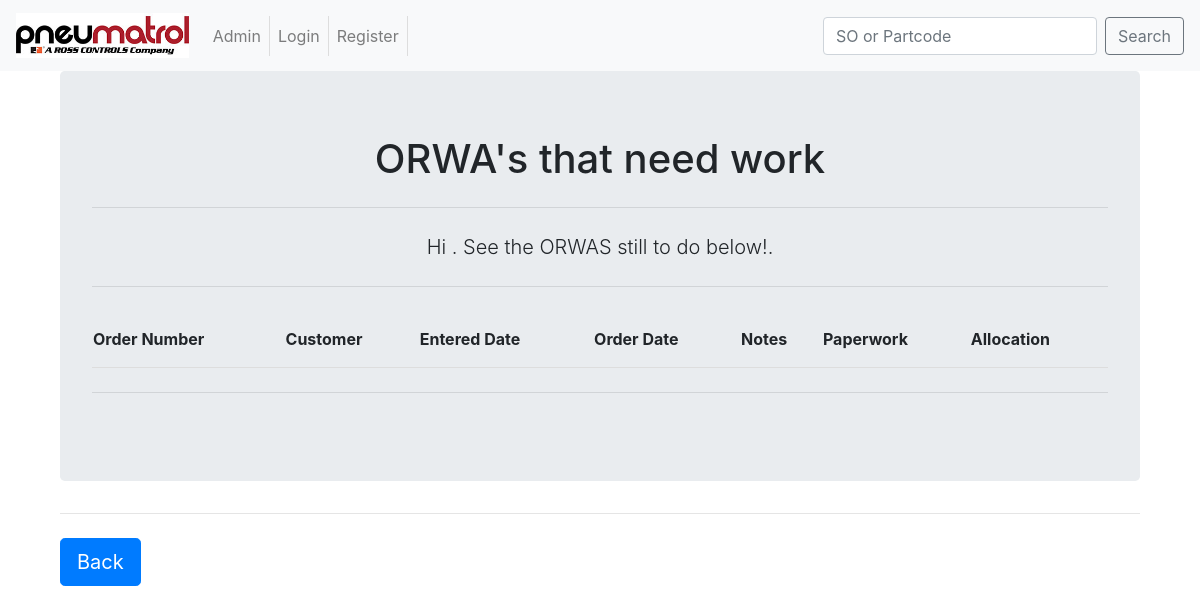
/ORWAapp/home/OpenOrders/, run on an earlier commit of the app's database.
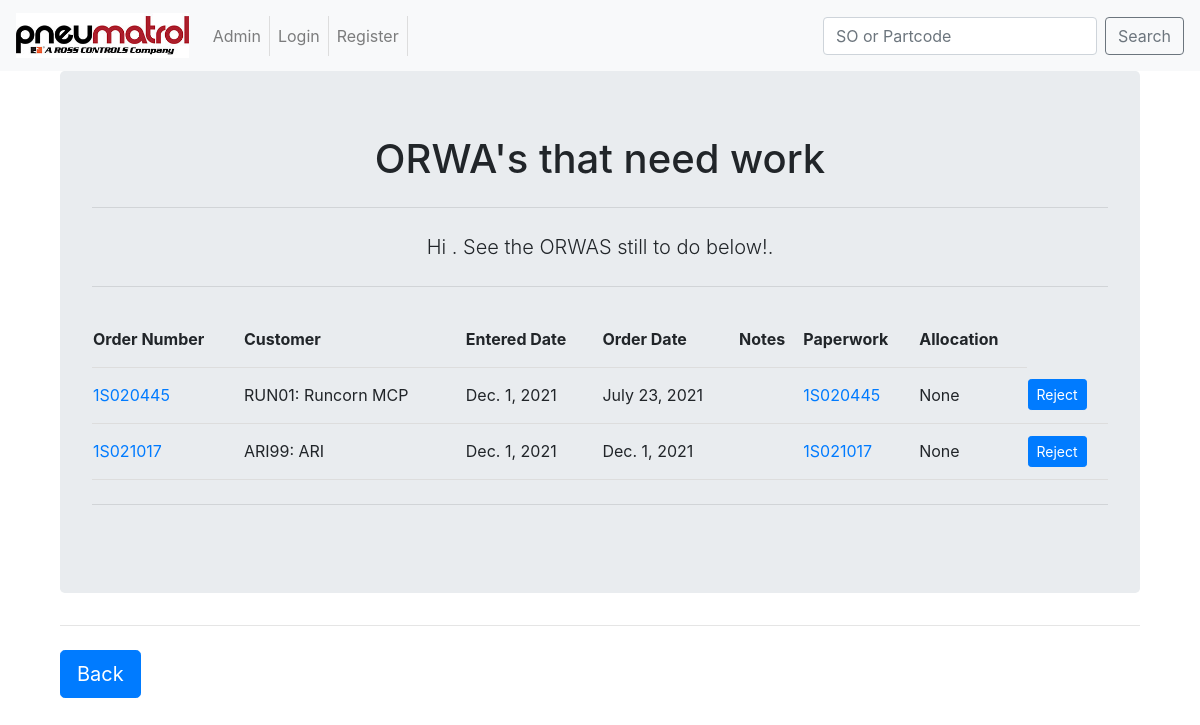
And on a later commit of the database.
### ORWAapp/models.py (models this page shows, shortened)
class SalesOrder(models.Model):
	order_number = models.CharField(max_length = 8, unique = True)
	customer = models.ForeignKey(Customers,
									on_delete = models.CASCADE,
									)
	entered_date = models.DateField(null = True, blank = True)
	order_date = models.DateField(help_text = "date on the paperwork")
	issue_date = models.DateField(null = True, blank = True)
	ORWA_lines = models.IntegerField(null = False, help_text= "number of lines that are an ORWA")
	reject_user = models.ForeignKey(User,
									on_delete = models.CASCADE,
									related_name='rejected_by',
									null=True,
									blank=True,
									)
	reject_date = models.DateField(null = True, blank = True)
	reject_note = models.TextField(max_length = 200,
								 	blank = True,
								 	)
	notes = models.TextField(blank = True)
	paperwork = models.FileField(upload_to = update_filename,
									blank = False,
									)
	allocated_to = models.ForeignKey(User,
									on_delete = models.CASCADE,
									null = True,
									blank = True,
									)
	class Meta:
		verbose_name_plural = "SalesOrders"

class Customers(models.Model):
	full_name = models.CharField(max_length=200,
								help_text='Customer Name',
								)
	account_name = models.CharField(max_length=6,
								unique=True,
								help_text='Account ref',
								)
	short_name = models.CharField(max_length=50,
								blank=True,
								null=True,
								)
	def __str__(self):
		return "%s: %s" % (self.account_name, self.short_name)
	class Meta:
		verbose_name_plural = "Customer"

### ORWAapp/views.py (the view)
# urls.py: path('home/OpenOrders/', views.OpenOrders, name = "OpenOrders"),
def OpenOrders(request):
    user = request.user.username
    salesdata = SalesOrder.objects.filter(issue_date__isnull=True).filter(reject_date__isnull=True)
    context = {
    'SalesOrder':salesdata,
    'insert_me':user,
    }
    return render(request,'ORWAapp/home/OpenOrders.html',context)

### templates/ORWAapp/home/OpenOrders.html (shortened to what this page needs)
<!DOCTYPE html>
{% extends "base.html" %}
	{% block body_block %}
		<div class="container">
			<div class="jumbotron">
			<center>
			<h1>ORWA's that need work</h1>
			<hr class="my-4">
				<p class="lead">Hi {{ insert_me }}. See the ORWAS still to do below!.  </p>
			<hr class="my-4">
				<table>
				    <tr>
				        <th>Order Number</th>
				        <th>Customer</th>
				        <th>Entered Date</th>
				        <th>Order Date</th>
				        <th>Notes</th>
				        <th>Paperwork</th>
				        <th>Allocation</th>
				    </tr>
					    {% for od in SalesOrder %}
				    <tr>
	            		<td><a href="{% url 'ORWAapp:OrderDetail' od.order_number %}">{{ od.order_number }}</a></td>
				        <td>{{ od.customer }}</td>
				        <td>{{ od.entered_date }}</td>
				        <td>{{ od.order_date }}</td>
				        <td>{{ od.notes }}</td>
				        <td><a href="/media/{{ od.paperwork }}" target="_blank">{{ od.order_number }}</a></td>
				        <td>{{ od.allocated_to }}</td>
				        <td><a class="btn btn-primary btn-sm" href="{% url 'ORWAapp:Reject' od.order_number %}">Reject</a>
				    </tr>
					    {% endfor %}
				</table>
				<hr class="my-4">
		</center>
		</div>
		<hr class="my-4">
		<a class="btn btn-primary btn-lg" href="{% url 'ORWAapp:home' %}" role="button">Back</a>
		</div>
	{% endblock %}

What changed in the data, as far as the page shows it:
added SalesOrder: order_number "1S020445", customer "RUN01: Runcorn MCP", entered_date "Dec. 1, 2021", order_date "July 23, 2021", allocated_to "None"
added SalesOrder: order_number "1S021017", customer "ARI99: ARI", entered_date "Dec. 1, 2021", order_date "Dec. 1, 2021", allocated_to "None"
